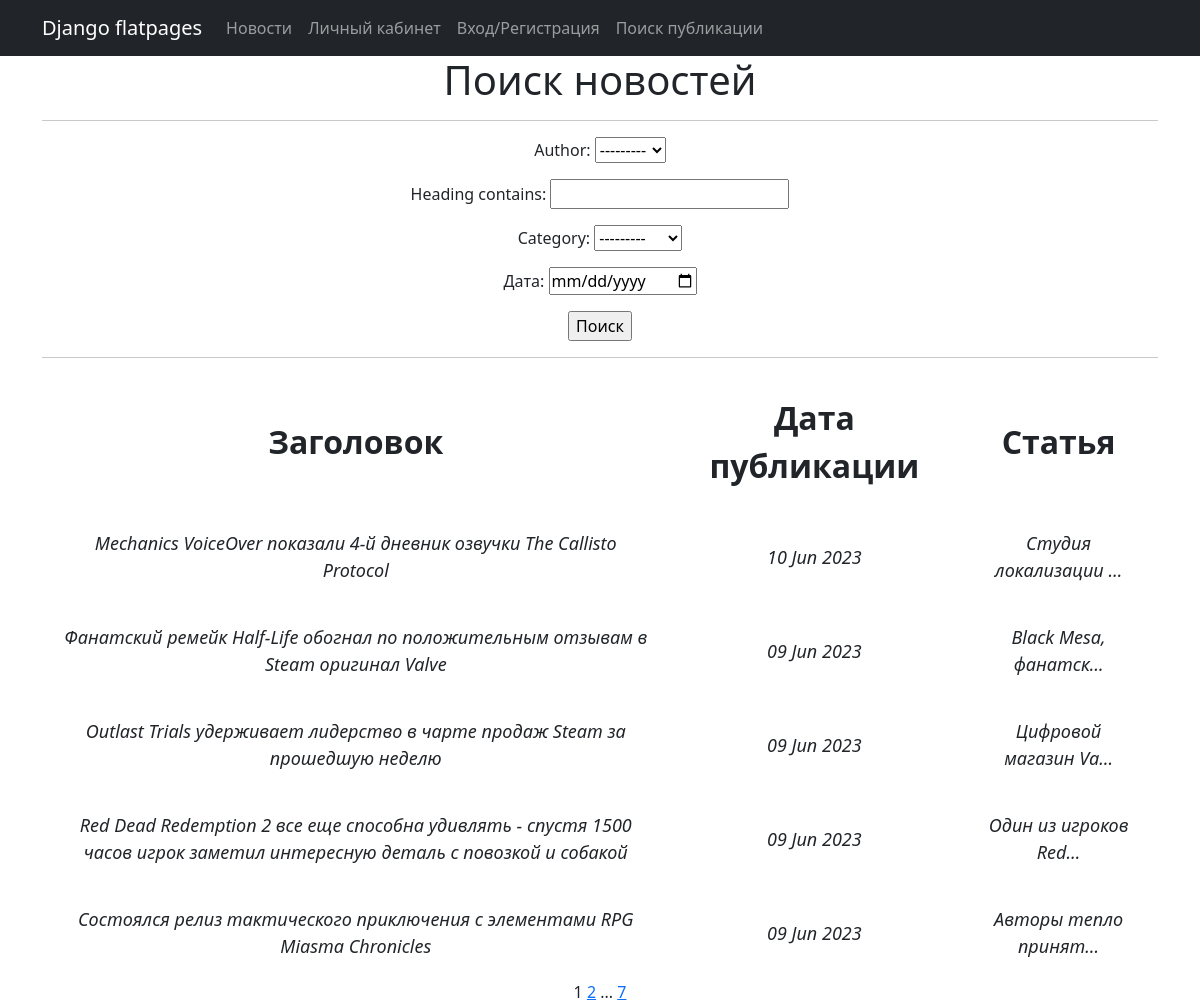
The app's page /search/, older data.
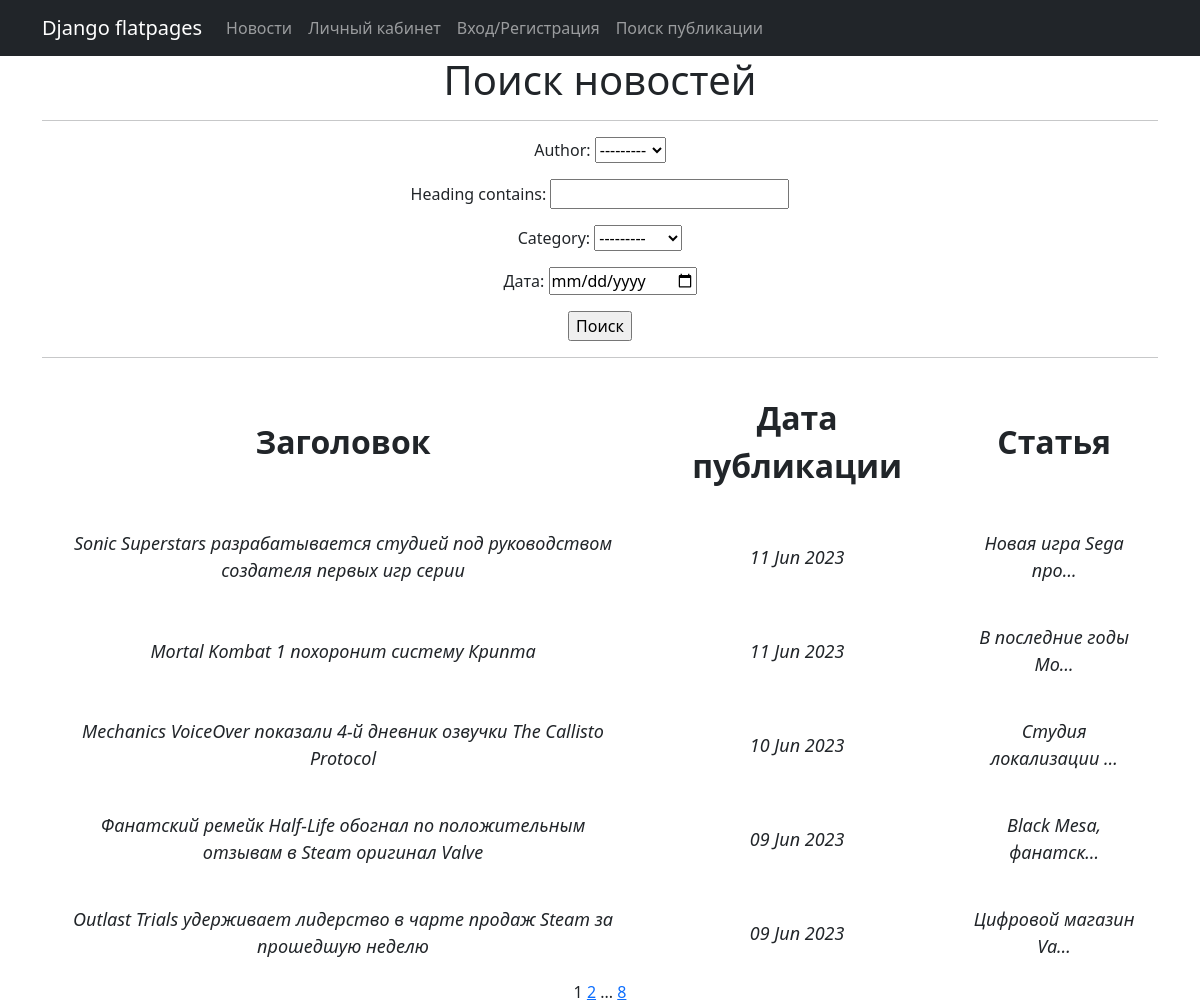
The same page, newer data.
### News/models.py (models this page shows, shortened)
class Post(models.Model):
    objects = None
    author = models.ForeignKey(Author, on_delete=models.CASCADE)
    category = models.CharField(max_length=20, choices=CATEGORY_NEWS, default=ARTICLE)
    datetime = models.DateTimeField(auto_now_add=True)
    dopCategory = models.ManyToManyField(Category, through='PostCategory')
    heading = models.CharField(max_length=128)
    text = models.TextField()
    rating = models.SmallIntegerField(default=0)

### News/views.py (the view)
# urls.py: path('search/', PostSearch.as_view(), name='post_search'),
class PostSearch(ListView):
    model = Post
    ordering = '-datetime'
    template_name = 'post_search.html'
    context_object_name = 'news'
    paginate_by = 5
    def get_queryset(self):
        queryset = super().get_queryset()
        self.filterset = PostFilter(self.request.GET, queryset)
        return self.filterset.qs
    def get_context_data(self, **kwargs):
        context = super().get_context_data(**kwargs)
        context['filterset'] = self.filterset
        return context

### News/models.py (called while the page is built)
    def __str__(self):
        return f"{self.user}"

### News/templatetags/custom_filters.py (called while the page is built)
@register.filter(name='censor')
def censor(value):
    for word in bad_words:
        value = value.replace(word, word[0:1] + '*' * len(word))
    return value

@register.simple_tag(takes_context=True)
def url_replace(context, **kwargs):
    d = context['request'].GET.copy()
    for k, v in kwargs.items():
        d[k] = v
    return d.urlencode()

### templates/post_search.html (shortened to what this page needs)
{% extends 'flatpages/default.html' %}
{% load custom_filters %}
{% block content %}
<h1>Поиск новостей</h1>
<hr>
<form action="" method="get">
        {{ filterset.form.as_p }}
        <input type="submit" value="Поиск" />
    </form>
    <hr>
    {% if news %}
        <table align="center" cellpadding="20" width="100%">
            <tr>
                <td><strong><font size="6">Заголовок</font></strong></td>
                <td><strong><font size="6">Дата публикации</font></strong></td>
                <td><strong><font size="6">Статья</font></strong></td>
            </tr>
            {% for post in news %}
            <tr>
                <td><font size="4"><em>{{ post.heading|censor }}</em></font></td>
                <td><font size="4"><em>{{ post.datetime|date:'d M Y' }}</em></font></td>
                <td><font size="4"><em>{{ post.text|truncatechars:20|censor }}</em></font></td>
            </tr>
            {% endfor %}
        </table>
    {% else %}
        <h2> Такой статьи или новости нет. </h2>
    {% endif %}
    {{ page_obj.number }}
    {% if page_obj.has_next %}
        <a href="?{% url_replace page=page_obj.next_page_number %}">{{ page_obj.next_page_number }}</a>
        {% if paginator.num_pages != page_obj.next_page_number %}
            ...
            <a href="?{% url_replace page=page_obj.paginator.num_pages %}">{{ page_obj.paginator.num_pages }}</a>
        {% endif %}
    {% endif %}
{% endblock content %}

Row changes from the older to the newer data that the page shows:
no longer on this page (row unchanged): Post: heading|censor "Red Dead Redemption 2 все еще способна удивлять - спустя 1500 часов игрок заметил интересную деталь с повозкой и собакой", datetime "09 Jun 2023", text|censor "Один из игроков Red…"
no longer on this page (row unchanged): Post: heading|censor "Состоялся релиз тактического приключения с элементами RPG Miasma Chronicles", datetime "09 Jun 2023", text|censor "Авторы тепло принят…"
added Post: heading|censor "Sonic Superstars разрабатывается студией под руководством создателя первых игр серии", datetime "11 Jun 2023", text|censor "Новая игра Sega про…"
added Post: heading|censor "Mortal Kombat 1 похоронит систему Крипта", datetime "11 Jun 2023", text|censor "В последние годы Mo…"
Text that changed along with them:
{{ page_obj.paginator.num_pages }}: "7" → "8"
